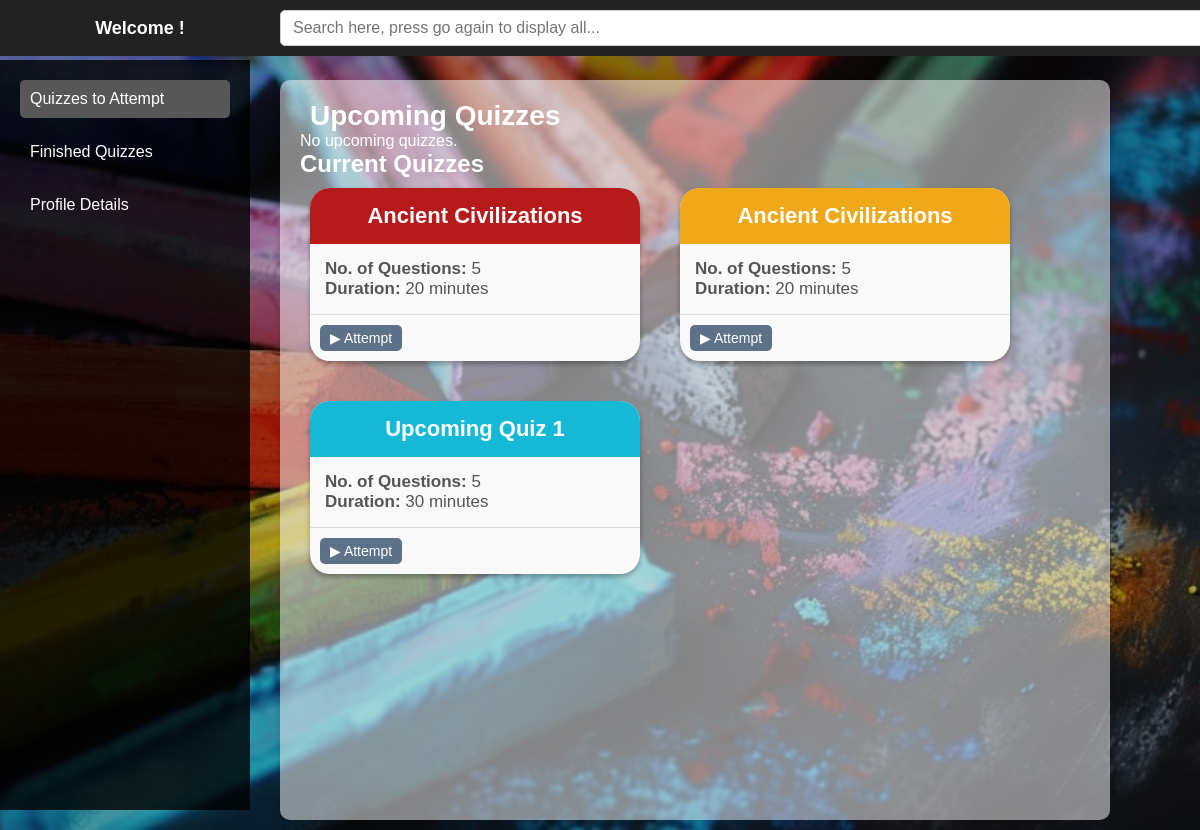
The app's page /student (signed in) with its own data.
### tables this page shows
CREATE TABLE quiz (
            id INTEGER PRIMARY KEY AUTOINCREMENT,
            quiz_name TEXT NOT NULL,
            chapter_id INTEGER,
            date DATE NOT NULL,
            duration INTEGER NOT NULL, -- Duration in minutes
            remark TEXT,
            no_of_qns INTEGER NOT NULL,
            FOREIGN KEY (chapter_id) REFERENCES chapter(id)
        );

### controllers/student.py (the view)
@student_bp.route('/student')
@login_required(role='student')
def student_page():
    conn = sqlite3.connect(DATABASE)
    conn.row_factory = sqlite3.Row  # Enables dict-like access
    cursor = conn.cursor()
    cursor.execute('SELECT score, fullname FROM users WHERE id = ?', (session['user_id'],))
    user_row = cursor.fetchone()
    score = user_row['score']
    student_name = user_row['fullname']
    today_str = datetime.date.today().strftime('%Y-%m-%d')
    search_query = request.args.get('search', '').strip().lower()
    query_all_quizzes = '''
    SELECT quiz.id, quiz.quiz_name, quiz.date, quiz.duration, quiz.no_of_qns
    FROM quiz
    WHERE quiz.id NOT IN (
        SELECT quiz_id FROM scores WHERE user_id = ?
    )
    AND (LOWER(quiz.quiz_name) LIKE ?)
    ORDER BY quiz.date ASC
    '''
    cursor.execute(query_all_quizzes, (session['user_id'], f'%{search_query}%'))
    all_quizzes = cursor.fetchall()
    upcoming_quizzes = [{
        "id": quiz["id"],
        "quiz_name": quiz["quiz_name"],
        "date": quiz["date"],
        "no_of_qns": quiz["no_of_qns"]
    } for quiz in all_quizzes if quiz["date"] > today_str][:3]  # Only top 3 future quizzes
    current_quizzes = [{
        "id": quiz["id"],
        "quiz_name": quiz["quiz_name"],
        "duration": quiz["duration"],
        "no_of_qns": quiz["no_of_qns"]
    } for quiz in all_quizzes if quiz["date"] <= today_str]  # All quizzes today or earlier
    conn.close()
    return render_template('student.html',
                           score=score,
                           student_name=student_name,
                           upcoming_quizzes=upcoming_quizzes,  # Only topic, date, questions
                           current_quizzes=current_quizzes,  # Only topic, questions, duration
                           search_query=search_query)

### controllers/student.py (called while the page is built)
def login_required(role=None):
    def decorator(f):
        @wraps(f)
        def decorated_function(*args, **kwargs):
            if 'user_id' not in session:
                return redirect(url_for('student.login'))  # Redirect to login if not logged in
            if role and session.get('role') != role:
                return redirect(url_for('student.login'))  # Redirect if user doesn't have the correct role
            return f(*args, **kwargs)
        return decorated_function
    return decorator

### templates/student.html (shortened to what this page needs)
{% extends 'student_base.html' %}
{% block page_content %}
<h2 style="color:rgb(255, 255, 255); font-size: 28px; display: flex; align-items: center;">
     Upcoming Quizzes
</h2>
<div class="quiz-cards-container">
    {% for quiz in upcoming_quizzes %}
        {% if loop.index0 % 4 == 0 %}
            {% set quiz_color = 'rgb(182, 26, 26)' %}
        {% elif loop.index0 % 4 == 1 %}
            {% set quiz_color = 'rgb(239, 168, 25)' %}
        {% elif loop.index0 % 4 == 2 %}
            {% set quiz_color = 'rgb(21, 185, 214)' %}
        {% else %}
            {% set quiz_color = 'rgb(37, 175, 53)' %}
        {% endif %}
        <div class="quiz-card">
            <div class="quiz-card-header" style="background-color: {{ quiz_color }}; color: white;">
                {{ quiz.quiz_name }}
            </div>
            <div class="quiz-card-body">
                <p style="color: #555;">
                    <strong>Date:</strong> {{ quiz.date }}
                </p>
                <p style="color: #555;">
                    <strong>No. of Questions:</strong> {{ quiz.no_of_qns }}
                </p>
            </div>
        </div>
    {% else %}
        <p>No upcoming quizzes.</p>
    {% endfor %}
</div>
<h2>Current Quizzes</h2>
<div class="quiz-cards-container">
    {% for quiz in current_quizzes %}
        {% if loop.index0 % 4 == 0 %}
            {% set quiz_color = 'rgb(182, 26, 26)' %}
        {% elif loop.index0 % 4 == 1 %}
            {% set quiz_color = 'rgb(239, 168, 25)' %}
        {% elif loop.index0 % 4 == 2 %}
            {% set quiz_color = 'rgb(21, 185, 214)' %}
        {% else %}
            {% set quiz_color = 'rgb(37, 175, 53)' %}
        {% endif %}
        <div class="quiz-card">
            <div class="quiz-card-header" style="background-color: {{ quiz_color }}; color: white;">
                {{ quiz.quiz_name }}
            </div>
            <div class="quiz-card-body">
                <p style="color: #555;">
                    <strong>No. of Questions:</strong> {{ quiz.no_of_qns }}
                </p>
                <p style="color: #555;">
                    <strong>Duration:</strong> {{ quiz.duration }} minutes
                </p>
            </div>
            <div class="quiz-card-footer">
                <a href="{{ url_for('student.attempt_quiz', quiz_id=quiz.id) }}" class="btn" style="text-decoration:none;">▶ Attempt</a>
            </div>
        </div>
    {% else %}
        <p>No available quizzes to attempt.</p>
    {% endfor %}
</div>
{% endblock %}

### static/css/style.css (style rules this page uses)
* { margin: 0; padding: 0; box-sizing: border-box; }
body { font-family: "Comic Sans MS", "Chalkboard", sans-serif; background: url('../images/chlkbrd41.jpg') no-repeat center center fixed; background-size: cover; color: #ffffff; }
html, body { overflow: auto; height: 100%; }
html { scrollbar-width: none; -ms-overflow-style: none; }
.btn { padding: 6px 12px; border: none; border-radius: 5px; font-size: 1rem; color: white; text-decoration: none; cursor: pointer; transition: background-color 0.3s ease; }
.quiz-card { background-color: #f9f9f9; border-radius: 20px; box-shadow: 0 3px 5px rgba(0, 0, 0, 0.3); margin-bottom: 15px; width: 330px; margin: 10px; transition: transform 0.3s ease, box-shadow 0.3s ease; position: relative; box-sizing: border-box; }
.quiz-card-header { padding: 15px; font-size: 22px; font-weight: bold; text-align: center; border-radius: 20px 20px 0 0; width: 100%; box-sizing: border-box; }
.quiz-card-body { padding: 15px; font-size: 17px; position: relative; width: 100%; box-sizing: border-box; }
.quiz-card-footer { padding: 10px; border-top: 1px solid #ddd; display: flex; justify-content: flex-start; align-items: center; }
.quiz-card-footer .btn { background-color: #5d7289; border: none; color: white; padding: 5px 10px; cursor: pointer; font-size: 14px; border-radius: 5px; transition: background-color 0.3s ease; }
.quiz-cards-container { display: flex; flex-wrap: wrap; justify-content: left; gap: 20px; max-width: 100%; }

### records on screen
quiz: quiz_name "Ancient Civilizations", no_of_qns "5", duration "20"
quiz: quiz_name "Ancient Civilizations", no_of_qns "5", duration "20"
quiz: quiz_name "Upcoming Quiz 1", no_of_qns "5", duration "30"
